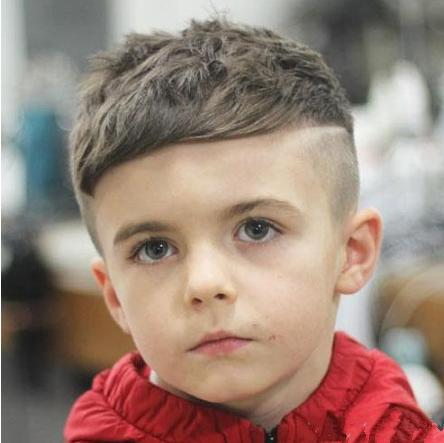
#> input picture opencv/imgs/img0.jpg, 444 x 443 px
$ python mix_img.py
#> lines starting #> are read from the running program, lines starting #| are printed output that depends on the picture
# -*- coding: utf-8 -* -
'''
两张图片合成一张图片
'''
import cv2

img1 = cv2.imread('imgs/img0.jpg')
#> img1 is the input picture: shape (443, 444, 3); mean B, G, R 119.5, 130.8, 154
img2 = cv2.imread('imgs/img1.jpg')
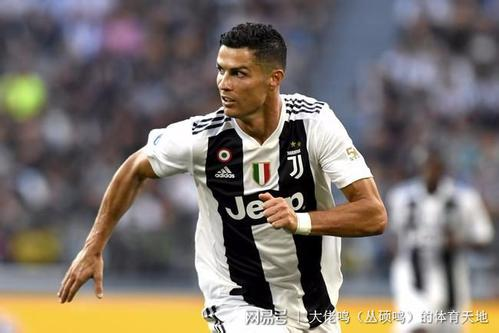
#> input picture opencv/imgs/img1.jpg, 499 x 333 px
#> img2 is the input picture: shape (333, 499, 3); mean B, G, R 107.7, 114.2, 122.4

h, w, _ = img1.shape
#> h = 443; w = 444
img2 = cv2.resize(img2, (w,h), interpolation=cv2.INTER_AREA)
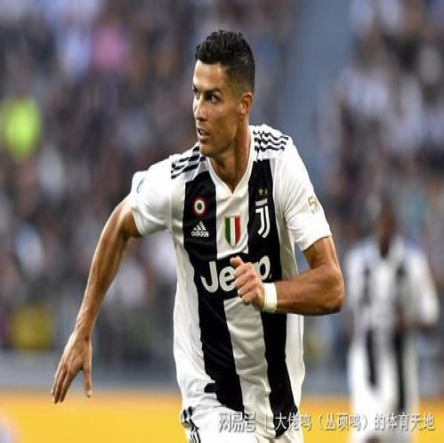
#> img2: shape (443, 444, 3); mean B, G, R 107.6, 114.1, 122.3

'''合并两张图片，要求两张图片必须是同样的size'''
img_mix = cv2.addWeighted(img1, 0.6, img2, 0.4, 0)
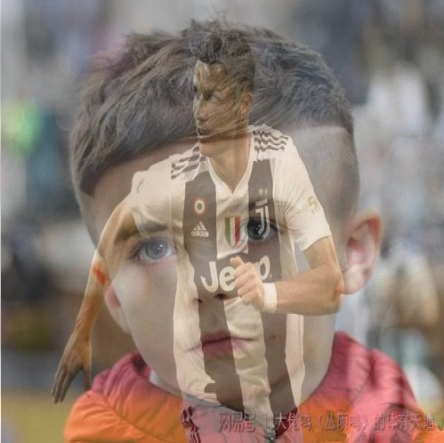
#> img_mix: shape (443, 444, 3); mean B, G, R 114.7, 124.1, 141.3

cv2.imshow('img1', img1)
cv2.imshow('img2', img2)
cv2.imshow('img_mix', img_mix)

cv2.imwrite("imgs/img_mix.jpg",img_mix)

cv2.waitKey(0)
cv2.destroyAllWindows()
